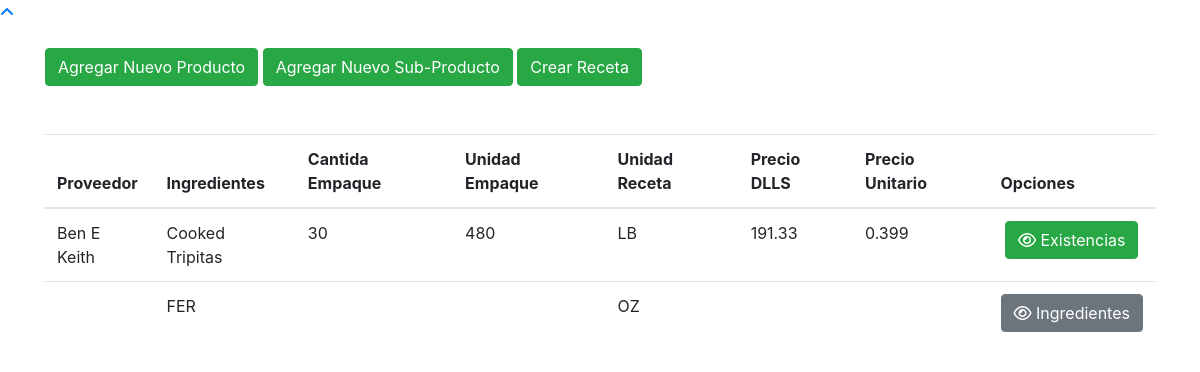
The page /index.php/toolcrib/inventario on the database as committed earlier.
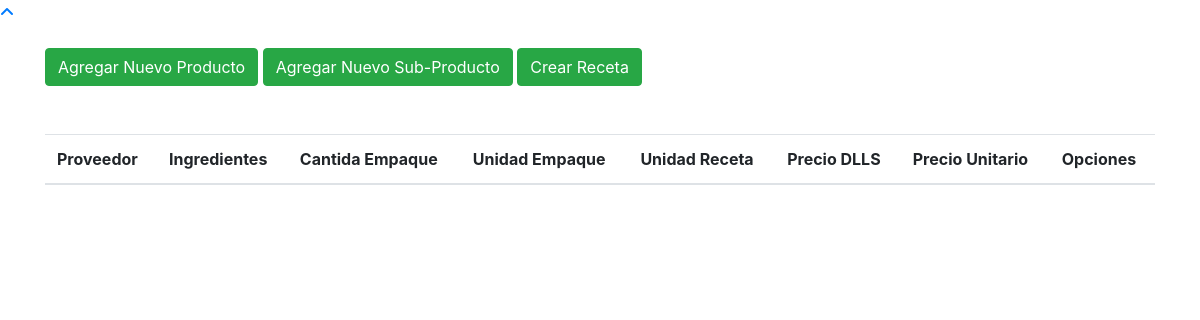
The same page on the database as committed later.
### tables this page shows
CREATE TABLE `productos` (
  `id` int NOT NULL,
  `proveedor` varchar(50) DEFAULT NULL,
  `ingrediente` varchar(50) DEFAULT NULL,
  `cantidadEmpaque` varchar(50) DEFAULT NULL,
  `unidadReceta` varchar(1500) DEFAULT NULL,
  `preciodlls` varchar(50) DEFAULT NULL,
  `preciounitario` varchar(50) DEFAULT NULL,
  `unidadEmpaque` varchar(50) DEFAULT NULL,
  `subproducto` int DEFAULT '0'
);

### application/controllers/Toolcrib.php (called while the page is built, shortened)
<?php
class Toolcrib extends CI_Controller {
    function __construct() {
        $this->load->model('Tool_model');
        $this->load->model('conexion_model', 'Conexion');
    }
    function inventario(){
        $this->load->model('tool_model');
        $data['productos']=$this->tool_model->productos();
        $this->load->view('header');
        $this->load->view('toolcrib/inventario', $data);
    }
}

### index.php (called while the page is built, shortened)
<?php
require_once BASEPATH.'core/CodeIgniter.php';

### application/models/Tool_model.php (called while the page is built, shortened)
<?php
class Tool_model extends CI_Model {
    public function productos(){
        $query = $this->db->get('productos');
        if ($query->num_rows() > 0) {
            return $query;
        } else {
            return FALSE;
        }
    }
}

### application/views/toolcrib/inventario.php (the view, shortened to what this page needs)
<link rel="stylesheet" href="<?= base_url('/template/fonts/icomoon/style.css')?>">
<div class="content">
   <div class="container">
      <br>
      <a href=<?= base_url("toolcrib/producto_nuevo"); ?>><button id="send" type="button" class="btn btn-success">Agregar Nuevo Producto</button></a>
      <a href=<?= base_url("toolcrib/subproducto"); ?>><button id="send" type="button" class="btn btn-success">Agregar Nuevo Sub-Producto</button></a>
      <a href=<?= base_url("toolcrib/receta"); ?>><button id="send" type="button" class="btn btn-success">Crear Receta</button></a>
      <div class="table-responsive custom-table-responsive">
         <table class="table -table">
            <thead>
               <tr>
                  <th scope="col">Proveedor</th>
                  <th scope="col">Ingredientes</th>
                  <th scope="col">Cantida Empaque</th>
                  <th scope="col">Unidad Empaque</th>
                  <th scope="col">Unidad Receta</th>
                  <th scope="col">Precio DLLS</th>
                  <th scope="col">Precio Unitario</th>
                  <th scope="col">Opciones</th>
               </tr>
            </thead>
            <tbody>
               <?php
                  if($productos) { $i = 1;
                   foreach ($productos->result() as $elem) { ?>
               <tr  scope="row">
                  <td><?= $elem->proveedor ?></td>
                  <td><?= $elem->ingrediente ?></td>
                  <td><?= $elem->cantidadEmpaque ?></td>
                  <td><?= $elem->unidadReceta ?></td>
                  <td><?= $elem->unidadEmpaque ?></td>
                  <td><?= $elem->preciodlls ?></td>
                  <td><?= $elem->preciounitario ?></td>
                  <td class="text-center">
                     <?php
                        if ($elem->subproducto==1) {
                        ?>
                     <button onclick="ingredientes('<?=$elem->id?>')" type="button"class="btn btn-secondary btn-xs"><i class="fa fa-eye"></i> Ingredientes </button>
                     <?php
                        }else{
                        ?>
                     <a href=<?= base_url("toolcrib/verProducto/".$elem->id); ?>><button type="button"class="btn btn-success btn-xs"><i class="fa fa-eye"></i> Existencias </button></a>
                     <?php
                        }
                          ?>
                  </td>
               </tr>
               <?php $i++; }
                  }
                  ?>
            </tbody>
         </table>
      </div>
   </div>
</div>

Rows that differ between the two databases and show on the page:
removed productos: proveedor "Ben E Keith", ingrediente "Cooked Tripitas", cantidadEmpaque "30", unidadReceta "480", unidadEmpaque "LB", preciodlls "191.33", preciounitario "0.399"
removed productos: ingrediente "FER", unidadEmpaque "OZ"
